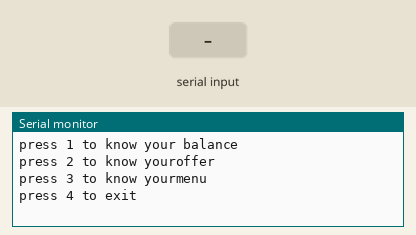
This sketch was run on a simulated Arduino Uno, built with avr-gcc and run on an emulated ATmega328P. Shown: the last lines printed to the serial monitor. The test bench sets the inputs (shaded band).

Above: at 1.2 s.
1.3 s: "1" received over Serial
At 2.2 s:
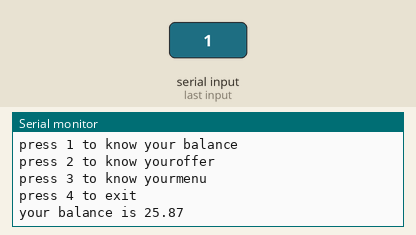
2.8 s: "2" received over Serial
At 3.4 s:
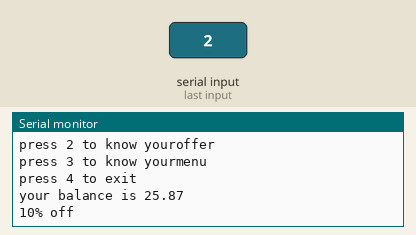
4.3 s: "3" received over Serial
At 5.4 s:
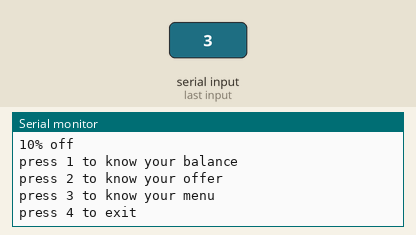
5.8 s: "4" received over Serial
At 6.9 s:
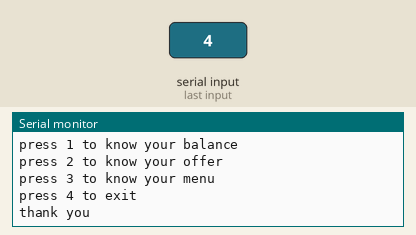

The sketch:

expt11_switch_case.ino
```cpp
int i;
void setup()
{
 Serial.begin(9600);
 Serial.println ("press 1 to know your balance");
 Serial.println("press 2 to know youroffer");
 Serial.println("press 3 to know yourmenu");
 Serial.println("press 4 to exit");
}
void loop()
{
  i=Serial.read();
  switch(i)
{
 case '1':
 Serial.println ("your balance is 25.87");
 break;
  case '2':
  Serial.println("10% off");
 break;
  case '3':
  Serial.println("press 1 to know your balance");
  Serial.println("press 2 to know your offer");
  Serial.println("press 3 to know your menu");
  Serial.println("press 4 to exit");
 break;
  case '4':
  Serial.println("thank you");
  break;
}
}
```

Measured:
- after the input at 1.3 s, the serial monitor: prints a new line at once (image 1)
- after the input at 2.8 s, the serial monitor: prints a new line at once (image 2)
- after the input at 4.3 s, the serial monitor: prints a new line at once (image 3)
- after the input at 5.8 s, the serial monitor: prints a new line at once (image 4)
